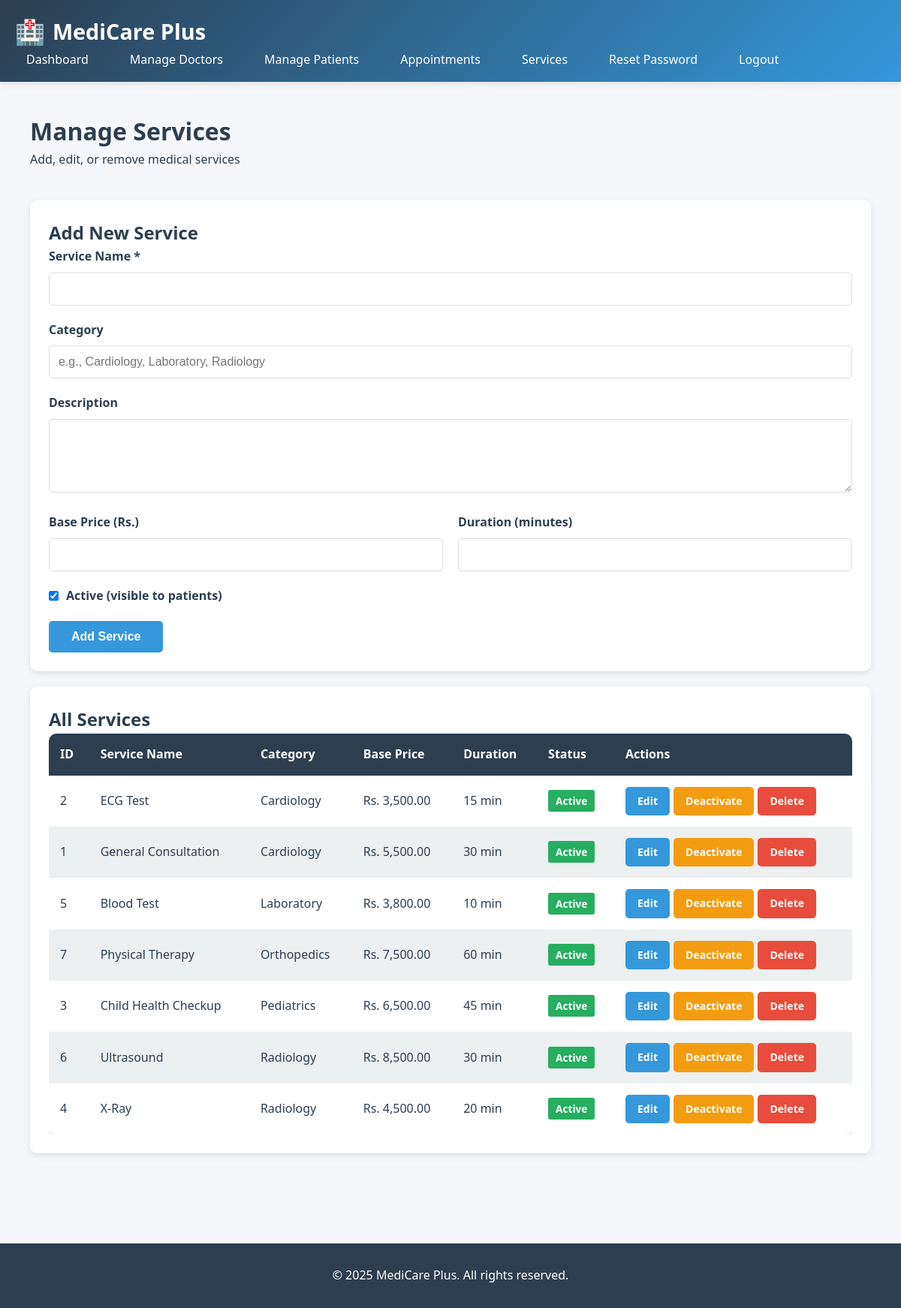
Screenshot of /admin/services.php (signed in) with the database file from the repository.
### tables this page shows
CREATE TABLE services (
    service_id INT AUTO_INCREMENT PRIMARY KEY,
    service_name VARCHAR(100) NOT NULL,
    category VARCHAR(50),
    description TEXT,
    base_price DECIMAL(10, 2),
    duration_minutes INT,
    is_active TINYINT(1) DEFAULT 1
);

### admin/services.php (the view, shortened to what this page needs)
<!DOCTYPE html>
<html lang="en">
<head>
    <link rel="stylesheet" href="../assets/css/style.css">
</head>
<body>
    <?php
    $conn = getDBConnection();
    $services = $conn->query("
        SELECT * FROM services
        ORDER BY category, service_name
    ");
    $editing_service = null;
    ?>
    <header>
        <div class="container">
            <div class="header-content">
                <div class="logo">
                    <span class="logo-icon">🏥</span>
                    <h1>MediCare Plus</h1>
                </div>
                <nav>
                    <ul>
                        <li><a href="dashboard.php">Dashboard</a></li>
                        <li><a href="doctors.php">Manage Doctors</a></li>
                        <li><a href="patients.php">Manage Patients</a></li>
                        <li><a href="appointments.php">Appointments</a></li>
                        <li><a href="services.php">Services</a></li>
                        <li><a href="reset-password.php">Reset Password</a></li>
                        <li><a href="../logout.php">Logout</a></li>
                    </ul>
                </nav>
            </div>
        </div>
    </header>
    <div class="dashboard">
        <div class="container">
            <div class="dashboard-header">
                <h1>Manage Services</h1>
                <p>Add, edit, or remove medical services</p>
            </div>
            <div class="card">
                <h2><?php echo $editing_service ? 'Edit Service' : 'Add New Service'; ?></h2>
                <form method="POST" class="form">
                    <div class="form-group">
                        <label for="service_name">Service Name *</label>
                        <input type="text" id="service_name" name="service_name" required
                               value="<?php echo $editing_service ? htmlspecialchars($editing_service['service_name']) : ''; ?>">
                    </div>
                    <div class="form-group">
                        <label for="category">Category</label>
                        <input type="text" id="category" name="category" list="categories"
                               value="<?php echo $editing_service ? htmlspecialchars($editing_service['category']) : ''; ?>"
                               placeholder="e.g., Cardiology, Laboratory, Radiology">
                    </div>
                    <div class="form-group">
                        <label for="description">Description</label>
                        <textarea id="description" name="description" rows="4"><?php echo $editing_service ? htmlspecialchars($editing_service['description']) : ''; ?></textarea>
                    </div>
                    <div class="form-row">
                        <div class="form-group">
                            <label for="base_price">Base Price (Rs.)</label>
                            <input type="number" id="base_price" name="base_price" step="0.01" min="0"
                                   value="<?php echo $editing_service && $editing_service['base_price'] ? $editing_service['base_price'] : ''; ?>">
                        </div>
                        <div class="form-group">
                            <label for="duration_minutes">Duration (minutes)</label>
                            <input type="number" id="duration_minutes" name="duration_minutes" min="0"
                                   value="<?php echo $editing_service && $editing_service['duration_minutes'] ? $editing_service['duration_minutes'] : ''; ?>">
                        </div>
                    </div>
                    <div class="form-group">
                        <label style="display: flex; align-items: center; cursor: pointer;">
                            <input type="checkbox" name="is_active" value="1"
                                   <?php echo (!$editing_service || $editing_service['is_active']) ? 'checked' : ''; ?>
                                   style="margin-right: 10px;">
                            Active (visible to patients)
                        </label>
                    </div>
                    <div class="d-flex gap-10">
                        <?php if ($editing_service): ?>
                            <button type="submit" name="update_service" class="btn btn-success">Update Service</button>
                            <a href="services.php" class="btn btn-secondary">Cancel</a>
                        <?php else: ?>
                            <button type="submit" name="add_service" class="btn btn-primary">Add Service</button>
                        <?php endif; ?>
                    </div>
                </form>
            </div>
            <div class="card">
                <h2>All Services</h2>
                <?php if ($services->num_rows > 0): ?>
                    <div style="overflow-x: auto;">
                        <table>
                            <thead>
                                <tr>
                                    <th>ID</th>
                                    <th>Service Name</th>
                                    <th>Category</th>
                                    <th>Base Price</th>
                                    <th>Duration</th>
                                    <th>Status</th>
                                    <th>Actions</th>
                                </tr>
                            </thead>
                            <tbody>
                                <?php while ($service = $services->fetch_assoc()): ?>
                                    <tr>
                                        <td><?php echo $service['service_id']; ?></td>
                                        <td><?php echo htmlspecialchars($service['service_name']); ?></td>
                                        <td><?php echo htmlspecialchars($service['category'] ?? 'N/A'); ?></td>
                                        <td>
                                            <?php echo $service['base_price'] ? 'Rs. ' . number_format($service['base_price'], 2) : 'N/A'; ?>
                                        </td>
                                        <td>
                                            <?php echo $service['duration_minutes'] ? $service['duration_minutes'] . ' min' : 'N/A'; ?>
                                        </td>
                                        <td>
                                            <span style="padding: 5px 10px; border-radius: 3px; font-size: 0.85rem; font-weight: 600;
                                                background-color: <?php echo $service['is_active'] ? '#27ae60' : '#e74c3c'; ?>;
                                                color: white;">
                                                <?php echo $service['is_active'] ? 'Active' : 'Inactive'; ?>
                                            </span>
                                        </td>
                                        <td>
                                            <div class="d-flex gap-5">
                                                <a href="?edit=<?php echo $service['service_id']; ?>" class="btn btn-primary btn-sm">Edit</a>
                                                <a href="?toggle=<?php echo $service['service_id']; ?>"
                                                   class="btn btn-warning btn-sm"
                                                   onclick="return confirm('Toggle service status?')">
                                                    <?php echo $service['is_active'] ? 'Deactivate' : 'Activate'; ?>
                                                </a>
                                                <a href="?delete=<?php echo $service['service_id']; ?>"
                                                   class="btn btn-danger btn-sm"
                                                   onclick="return confirm('Are you sure you want to delete this service?')">
                                                    Delete
                                                </a>
                                            </div>
                                        </td>
                                    </tr>
                                <?php endwhile; ?>
                            </tbody>
                        </table>
                    </div>
                <?php else: ?>
                    <p style="text-align: center; color: var(--dark-gray); padding: 20px;">No services found. Add your first service above!</p>
                <?php endif; ?>
            </div>
        </div>
    </div>
    <footer>
        <div class="container">
            <p>&copy; 2025 MediCare Plus. All rights reserved.</p>
        </div>
    </footer>
</body>
</html>

### assets/css/style.css (style rules this page uses)
* { margin: 0; padding: 0; box-sizing: border-box; }
html { scroll-behavior: smooth; }
* { transition: all 0.3s ease; }
:root { --primary-color: #2c3e50; --secondary-color: #3498db; --accent-color: #e74c3c; --success-color: #27ae60; --warning-color: #f39c12; --light-gray: #ecf0f1; --dark-gray: #7f8c8d; --white: #ffffff; --text-dark: #2c3e50; }
body { font-family: 'Segoe UI', Tahoma, Geneva, Verdana, sans-serif; line-height: 1.6; color: var(--text-dark); background-color: #f5f7fa; }
.container { max-width: 1200px; margin: 0 auto; padding: 0 20px; }
header { background: linear-gradient(135deg, var(--primary-color) 0%, var(--secondary-color) 100%); color: var(--white); padding: 1rem 0; box-shadow: 0 2px 10px rgba(0,0,0,0.1); position: sticky; top: 0; z-index: 1000; }
.header-content { display: flex; justify-content: space-between; align-items: center; flex-wrap: wrap; }
.logo { display: flex; align-items: center; gap: 10px; transition: all 0.3s ease; }
.logo h1 { font-size: 1.8rem; font-weight: 700; }
.logo-icon { font-size: 2rem; transition: all 0.5s cubic-bezier(0.68, -0.55, 0.265, 1.55); display: inline-block; }
nav ul { list-style: none; display: flex; gap: 25px; flex-wrap: wrap; }
nav a { color: var(--white); text-decoration: none; font-weight: 500; transition: all 0.3s cubic-bezier(0.4, 0, 0.2, 1); padding: 8px 15px; border-radius: 5px; position: relative; }
nav a::after { content: ''; position: absolute; bottom: 0; left: 50%; width: 0; height: 2px; background: var(--white); transition: all 0.3s ease; transform: translateX(-50%); }
.btn { display: inline-block; padding: 12px 30px; background-color: var(--secondary-color); color: var(--white); text-decoration: none; border-radius: 5px; border: none; cursor: pointer; font-size: 1rem; font-weight: 600; transition: all 0.3s cubic-bezier(0.4, 0, 0.2, 1); position: relative; overflow: hidden; }
.btn::before { content: ''; position: absolute; top: 50%; left: 50%; width: 0; height: 0; border-radius: 50%; background: rgba(255, 255, 255, 0.2); transform: translate(-50%, -50%); transition: width 0.6s, height 0.6s; }
.btn-primary { background-color: var(--secondary-color); }
.btn-danger { background-color: var(--accent-color); }
.btn-warning { background-color: var(--warning-color); }
.card { background: var(--white); border-radius: 10px; padding: 25px; margin: 20px 0; box-shadow: 0 3px 10px rgba(0,0,0,0.1); transition: all 0.4s cubic-bezier(0.4, 0, 0.2, 1); }
.form-group { margin-bottom: 20px; }
.form-group label { display: block; margin-bottom: 8px; font-weight: 600; color: var(--text-dark); }
table { width: 100%; border-collapse: collapse; background: var(--white); border-radius: 10px; overflow: hidden; box-shadow: 0 3px 10px rgba(0,0,0,0.1); transition: all 0.3s ease; }
thead { background-color: var(--primary-color); color: var(--white); }
th, td { padding: 15px; text-align: left; }
tbody tr:nth-child(even) { background-color: var(--light-gray); }
tbody tr { transition: all 0.3s ease; }
.dashboard { padding: 40px 20px; }
.dashboard-header { margin-bottom: 40px; }
footer { background-color: var(--primary-color); color: var(--white); text-align: center; padding: 30px 20px; margin-top: 60px; }
.dashboard, .services, .container { animation: fadeIn 0.6s ease; }
input[type="checkbox"], input[type="radio"] { transition: all 0.2s ease; cursor: pointer; }
a { transition: all 0.3s ease; }
.d-flex { display: flex; }
.gap-10 { gap: 10px; }
.gap-5 { gap: 5px; }
.form { width: 100%; }
.form input[type="text"], .form input[type="email"], .form input[type="password"], .form input[type="number"], .form input[type="date"], .form input[type="time"], .form textarea, .form select { width: 100%; padding: 12px; border: 1px solid #ddd; border-radius: 5px; font-size: 1rem; transition: border-color 0.3s ease; }
.form-row { display: grid; grid-template-columns: repeat(auto-fit, minmax(250px, 1fr)); gap: 20px; }
.btn-sm { padding: 8px 16px; font-size: 0.875rem; }

### rows the page displays
services: service_id "2", service_name "ECG Test", category "Cardiology", base_price "3,500.00", duration_minutes "15", is_active "Active"
services: service_id "1", service_name "General Consultation", category "Cardiology", base_price "5,500.00", duration_minutes "30", is_active "Active"
services: service_id "5", service_name "Blood Test", category "Laboratory", base_price "3,800.00", duration_minutes "10", is_active "Active"
services: service_id "7", service_name "Physical Therapy", category "Orthopedics", base_price "7,500.00", duration_minutes "60", is_active "Active"
services: service_id "3", service_name "Child Health Checkup", category "Pediatrics", base_price "6,500.00", duration_minutes "45", is_active "Active"
services: service_id "6", service_name "Ultrasound", category "Radiology", base_price "8,500.00", duration_minutes "30", is_active "Active"
services: service_id "4", service_name "X-Ray", category "Radiology", base_price "4,500.00", duration_minutes "20", is_active "Active"
